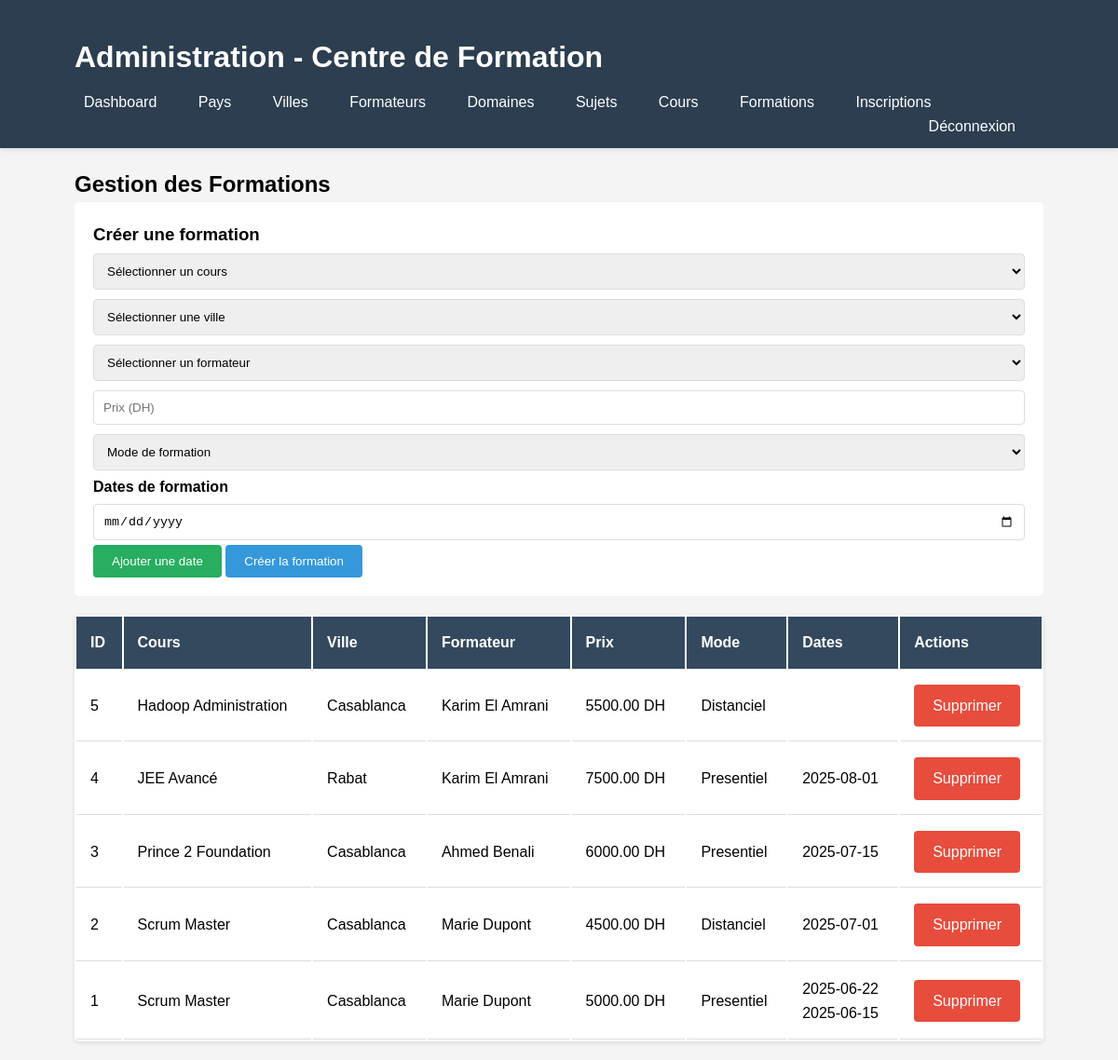
Screenshot of /admin/gestion_formations.php (signed in) with the database file from the repository.
### tables this page shows
CREATE TABLE `formations` (
  `id` int(11) NOT NULL,
  `price` decimal(10,2) DEFAULT NULL,
  `mode` enum('Presentiel','Distanciel') NOT NULL,
  `cours_id` int(11) DEFAULT NULL,
  `ville_id` int(11) DEFAULT NULL,
  `formateur_id` int(11) DEFAULT NULL
);

CREATE TABLE `cours` (
  `id` int(11) NOT NULL,
  `name` varchar(100) NOT NULL,
  `content` text DEFAULT NULL,
  `description` text DEFAULT NULL,
  `audience` varchar(255) DEFAULT NULL,
  `duration` int(11) DEFAULT NULL,
  `testIncluded` tinyint(1) DEFAULT 0,
  `testContent` text DEFAULT NULL,
  `logo` varchar(255) DEFAULT NULL,
  `sujet_id` int(11) DEFAULT NULL
);

CREATE TABLE `villes` (
  `id` int(11) NOT NULL,
  `value` varchar(100) NOT NULL,
  `pays_id` int(11) DEFAULT NULL
);

### admin/gestion_formations.php (the view, shortened to what this page needs)
<?php
include '../includes/connection.php';
?>
<!DOCTYPE html>
<html>
<head>
    <link rel="stylesheet" href="../css/style.css">
</head>
<body>
    <?php include 'includes/admin_header.php'; ?>
    <div class="container">
        <h2>Gestion des Formations</h2>
        <form method="POST" class="admin-form">
            <h3>Créer une formation</h3>
            <select name="cours_id" required>
                <option value="">Sélectionner un cours</option>
            </select>
            <select name="ville_id" required>
                <option value="">Sélectionner une ville</option>
            </select>
            <select name="formateur_id" required>
                <option value="">Sélectionner un formateur</option>
            </select>
            <input type="number" name="price" placeholder="Prix (DH)" step="0.01" required>
            <select name="mode" required>
                <option value="">Mode de formation</option>
            </select>
            <h4>Dates de formation</h4>
            <div id="dates-container">
                <input type="date" name="dates[]" required>
            </div>
            <button type="button" onclick="addDate()" class="btn btn-success">Ajouter une date</button>
            <button type="submit" name="add" class="btn">Créer la formation</button>
        </form>
        <table class="admin-table">
            <thead>
                <tr>
                    <th>ID</th>
                    <th>Cours</th>
                    <th>Ville</th>
                    <th>Formateur</th>
                    <th>Prix</th>
                    <th>Mode</th>
                    <th>Dates</th>
                    <th>Actions</th>
                </tr>
            </thead>
            <tbody>
                <?php
                $query = $bdd->query("SELECT f.*, c.name as cours_name, v.value as ville_name,
                                     CONCAT(fo.firstName, ' ', fo.lastName) as formateur_name,
                                     GROUP_CONCAT(fd.date) as dates
                                     FROM formations f
                                     JOIN cours c ON f.cours_id = c.id
                                     JOIN villes v ON f.ville_id = v.id
                                     JOIN formateurs fo ON f.formateur_id = fo.id
                                     LEFT JOIN formation_dates fd ON f.id = fd.formation_id
                                     GROUP BY f.id
                                     ORDER BY f.id DESC");
                while($formation = $query->fetch()) {
                    echo "<tr>";
                    echo "<td>".$formation['id']."</td>";
                    echo "<td>".$formation['cours_name']."</td>";
                    echo "<td>".$formation['ville_name']."</td>";
                    echo "<td>".$formation['formateur_name']."</td>";
                    echo "<td>".$formation['price']." DH</td>";
                    echo "<td>".$formation['mode']."</td>";
                    echo "<td>".str_replace(',', '<br>', $formation['dates'])."</td>";
                    echo "<td>";
                    echo "<a href='gestion_formations.php?delete=".$formation['id']."' onclick='return confirm(\"Êtes-vous sûr?\")' class='btn btn-danger'>Supprimer</a>";
                    echo "</td>";
                    echo "</tr>";
                }
                ?>
            </tbody>
        </table>
    </div>
</body>
</html>

### css/style.css (style rules this page uses)
* { margin: 0; padding: 0; box-sizing: border-box; }
body { font-family: Arial, sans-serif; background-color: #f4f4f4; line-height: 1.6; }
.container { width: 90%; max-width: 1200px; margin: 0 auto; padding: 20px; }
form input, form select, form textarea { width: 100%; padding: 10px; margin: 5px 0; border: 1px solid #ddd; border-radius: 4px; }
.btn { background-color: #3498db; color: white; padding: 10px 20px; border: none; border-radius: 4px; cursor: pointer; text-decoration: none; display: inline-block; transition: background 0.3s; }
.btn-danger { background-color: #e74c3c; }
.btn-success { background-color: #27ae60; }
.admin-form { background: white; padding: 20px; border-radius: 5px; margin-bottom: 20px; }
.admin-table { width: 100%; background: white; border-radius: 5px; overflow: hidden; box-shadow: 0 2px 5px rgba(0,0,0,0.1); }
.admin-table th { background-color: #34495e; color: white; padding: 15px; text-align: left; }
.admin-table td { padding: 15px; border-bottom: 1px solid #ddd; }

### rows the page displays
formations: id "5", cours.name "Hadoop Administration", ville.value "Casablanca", formateur_name "Karim El Amrani", price "5500.00", mode "Distanciel"
formations: id "4", cours.name "JEE Avancé", ville.value "Rabat", formateur_name "Karim El Amrani", price "7500.00", mode "Presentiel", dates "2025-08-01"
formations: id "3", cours.name "Prince 2 Foundation", ville.value "Casablanca", formateur_name "Ahmed Benali", price "6000.00", mode "Presentiel", dates "2025-07-15"
formations: id "2", cours.name "Scrum Master", ville.value "Casablanca", formateur_name "Marie Dupont", price "4500.00", mode "Distanciel", dates "2025-07-01"
formations: id "1", cours.name "Scrum Master", ville.value "Casablanca", formateur_name "Marie Dupont", price "5000.00", mode "Presentiel", dates "2025-06-22 2025-06-15"
